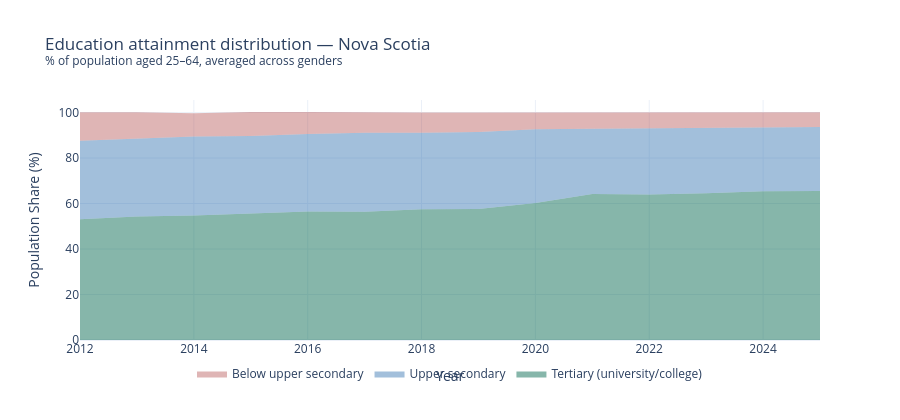

Notebook source saved alongside this figure:
### Markdown cell above
### 2.4 Education Attainment

Education is measured as the percentage of Nova Scotians in three attainment tiers:

| Level | What it means | Health relevance |
|-------|--------------|-----------------|
| **Tertiary education** | University/college degree | Strongest protective factor — health literacy, occupational safety, informed health decisions |
| **Upper secondary** | High school + some trade/college | Middle ground |
| **Below upper secondary** | Did not complete high school | Vulnerability marker — limited health literacy, higher-risk occupations |

In a universal healthcare system, education's effect operates through **health behaviors** (smoking, diet, exercise), **occupational exposure** (physical labor, shift work), and **health literacy** (understanding symptoms, adhering to treatment, navigating the system). You can have free healthcare and still not know when or how to use it effectively.

### Code cell
# ============================================================
# 2.4 EDUCATION → Province Level
# ============================================================
edu = pd.read_excel(os.path.join(BASE, "Education.xlsx"))
edu_ns = edu[edu['Geography'] == 'Nova Scotia'].copy()
edu_ns = edu_ns.dropna(subset=['Education attainment level 10', 'Percent'])
edu_ns['Percent'] = pd.to_numeric(edu_ns['Percent'], errors='coerce')
edu_ns = edu_ns.dropna(subset=['Percent'])

edu_pivot = edu_ns.groupby(['Year', 'Education attainment level 10'])['Percent'].mean().reset_index()
edu_wide = edu_pivot.pivot_table(index='Year', columns='Education attainment level 10', values='Percent').reset_index()
edu_wide.columns.name = None

col_map = {}
for c in edu_wide.columns:
    if 'Tertiary' in str(c):         col_map[c] = 'Tertiary_Edu_Pct'
    elif 'Upper secondary' in str(c): col_map[c] = 'Upper_Secondary_Pct'
    elif 'Below' in str(c):           col_map[c] = 'Below_Upper_Secondary_Pct'
edu_wide.rename(columns=col_map, inplace=True)

print(f"Education data: {edu_wide['Year'].min()}–{edu_wide['Year'].max()}")

# --- Stacked area chart ---
fig = go.Figure()

fig.add_trace(go.Scatter(
    x=edu_wide['Year'], y=edu_wide['Tertiary_Edu_Pct'],
    name='Tertiary (university/college)', mode='lines',
    line=dict(width=0), fill='tozeroy', fillcolor='rgba(15,110,86,0.5)',
    stackgroup='one',
    hovertemplate='Tertiary: %{y:.1f}%<extra></extra>'
))
fig.add_trace(go.Scatter(
    x=edu_wide['Year'], y=edu_wide['Upper_Secondary_Pct'],
    name='Upper secondary', mode='lines',
    line=dict(width=0), fill='tonexty', fillcolor='rgba(24,95,165,0.4)',
    stackgroup='one',
    hovertemplate='Upper secondary: %{y:.1f}%<extra></extra>'
))
fig.add_trace(go.Scatter(
    x=edu_wide['Year'], y=edu_wide['Below_Upper_Secondary_Pct'],
    name='Below upper secondary', mode='lines',
    line=dict(width=0), fill='tonexty', fillcolor='rgba(163,45,45,0.35)',
    stackgroup='one',
    hovertemplate='Below upper secondary: %{y:.1f}%<extra></extra>'
))

fig.update_layout(
    template=NS_TEMPLATE,
    title='Education attainment distribution — Nova Scotia<br><sup>% of population aged 25–64, averaged across genders</sup>',
    xaxis_title='Year', yaxis_title='Population Share (%)',
    legend=dict(orientation='h', yanchor='bottom', y=-0.2, xanchor='center', x=0.5),
    height=420, hovermode='x unified'
)
fig.show()

### Figure 1 — Plotly figure (JSON) as saved in the notebook; plotly's stock layout.template omitted (floating-point values rounded to 4 significant figures)
{"data": [{"fill": "tozeroy", "fillcolor": "rgba(15,110,86,0.5)", "hovertemplate": "Tertiary: %{y:.1f}%<extra></extra>", "line": {"width": 0}, "mode": "lines", "name": "Tertiary (university/college)", "stackgroup": "one", "type": "scatter", "x": [2012, 2013, 2014, 2015, 2016, 2017, 2018, 2019, 2020, 2021, 2022, 2023, 2024, 2025], "y": [53.12, 54.25, 54.75, 55.5, 56.5, 56.38, 57.5, 57.62, 60.25, 64.25, 64.0, 64.5, 65.38, 65.5]}, {"fill": "tonexty", "fillcolor": "rgba(24,95,165,0.4)", "hovertemplate": "Upper secondary: %{y:.1f}%<extra></extra>", "line": {"width": 0}, "mode": "lines", "name": "Upper secondary", "stackgroup": "one", "type": "scatter", "x": [2012, 2013, 2014, 2015, 2016, 2017, 2018, 2019, 2020, 2021, 2022, 2023, 2024, 2025], "y": [34.5, 34.25, 34.75, 34.25, 34.12, 34.75, 33.62, 33.88, 32.38, 28.62, 29.0, 28.62, 28.12, 28.12]}, {"fill": "tonexty", "fillcolor": "rgba(163,45,45,0.35)", "hovertemplate": "Below upper secondary: %{y:.1f}%<extra></extra>", "line": {"width": 0}, "mode": "lines", "name": "Below upper secondary", "stackgroup": "one", "type": "scatter", "x": [2012, 2013, 2014, 2015, 2016, 2017, 2018, 2019, 2020, 2021, 2022, 2023, 2024, 2025], "y": [12.5, 11.62, 10.25, 10.5, 9.625, 8.875, 8.875, 8.5, 7.375, 7.25, 7.0, 7.0, 6.625, 6.5]}], "layout": {"height": 420, "hovermode": "x unified", "legend": {"orientation": "h", "x": 0.5, "xanchor": "center", "y": -0.2, "yanchor": "bottom"}, "title": {"text": "Education attainment distribution — Nova Scotia<br><sup>% of population aged 25–64, averaged across genders</sup>"}, "xaxis": {"title": {"text": "Year"}}, "yaxis": {"title": {"text": "Population Share (%)"}}}}
